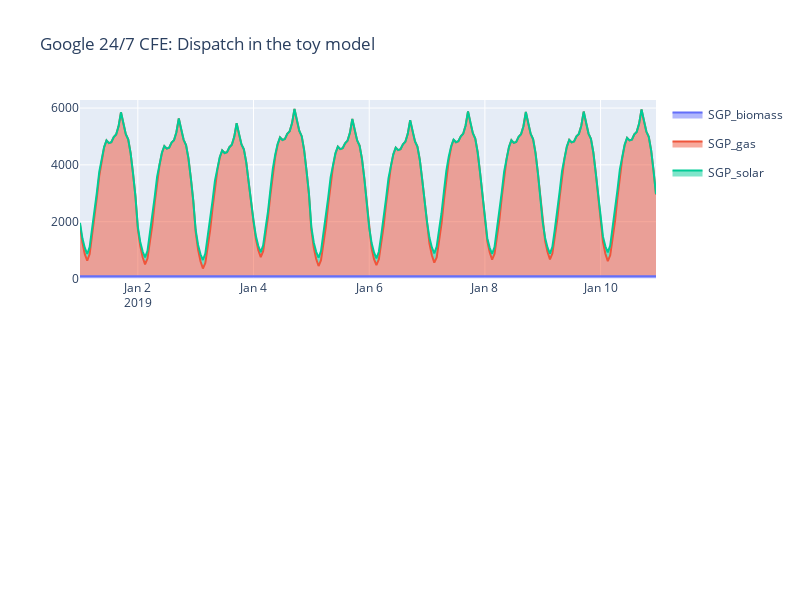

The notebook cell saved with this chart:
### Code cell
# let's look at what the dispatch looks like

import plotly.express as px
from plotly.offline import plot
from plotly.subplots import make_subplots

figures = []
timesteps_to_visualise = 24*10

# baseline
def get_dispatch_results(model_run):

    df = model_run.generators_t.p.copy()

    return (
        df[df.columns[df.sum()>0]]
            .iloc[0:timesteps_to_visualise]
            .reset_index()
            .melt(id_vars='snapshot')
    )

df = get_dispatch_results(baseline_model)

figures.append(
    px.area(df, x='snapshot', y="value", color='Generator', title='test')
)

# annual matching
df = get_dispatch_results(cfe)

figures.append(
    px.area(df, x='snapshot', y="value", color='Generator')
)

# make subplots
fig = make_subplots(rows=len(figures), cols=1) 

for i, figure in enumerate(figures):
    for trace in range(len(figure["data"])):
        fig.append_trace(figure["data"][trace], row=i+1, col=1)

fig.update_layout(height=600, width=800, title_text="Google 24/7 CFE: Dispatch in the toy model")

fig.show()

### Figure 1 — Plotly figure (JSON) as saved in the notebook; plotly's stock layout.template omitted (floating-point values rounded to 4 significant figures; data arrays with more than 128 entries replaced by an {"elided": "..."} marker saying what was removed)
{"data": [{"fillpattern": {"shape": ""}, "hovertemplate": "Generator=SGP_biomass<br>snapshot=%{x}<br>value=%{y}<extra></extra>", "legendgroup": "SGP_biomass", "line": {"color": "#636efa"}, "marker": {"symbol": "circle"}, "mode": "lines", "name": "SGP_biomass", "orientation": "v", "showlegend": true, "stackgroup": "1", "type": "scatter", "x": {"elided": "240 str values"}, "xaxis": "x", "y": {"elided": "240 int values"}, "yaxis": "y"}, {"fillpattern": {"shape": ""}, "hovertemplate": "Generator=SGP_gas<br>snapshot=%{x}<br>value=%{y}<extra></extra>", "legendgroup": "SGP_gas", "line": {"color": "#EF553B"}, "marker": {"symbol": "circle"}, "mode": "lines", "name": "SGP_gas", "orientation": "v", "showlegend": true, "stackgroup": "1", "type": "scatter", "x": {"elided": "240 str values"}, "xaxis": "x", "y": {"elided": "240 float values"}, "yaxis": "y"}, {"fillpattern": {"shape": ""}, "hovertemplate": "Generator=SGP_solar<br>snapshot=%{x}<br>value=%{y}<extra></extra>", "legendgroup": "SGP_solar", "line": {"color": "#00cc96"}, "marker": {"symbol": "circle"}, "mode": "lines", "name": "SGP_solar", "orientation": "v", "showlegend": true, "stackgroup": "1", "type": "scatter", "x": {"elided": "240 str values"}, "xaxis": "x", "y": {"elided": "240 float values"}, "yaxis": "y"}], "layout": {"height": 600, "title": {"text": "Google 24/7 CFE: Dispatch in the toy model"}, "width": 800, "xaxis": {"anchor": "y", "domain": [0, 1]}, "xaxis2": {"anchor": "y2", "domain": [0, 1]}, "yaxis": {"anchor": "x", "domain": [0.575, 1]}, "yaxis2": {"anchor": "x2", "domain": [0, 0.425]}}}
